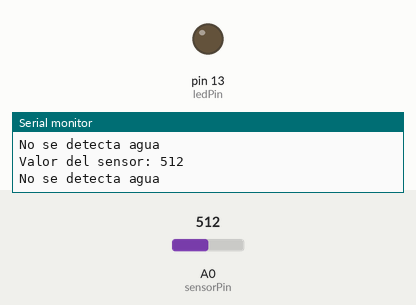
The sketch below on a simulated Arduino Uno, built with avr-gcc and run on an emulated ATmega328P. On the bench: output pins drawn as LEDs (lit = HIGH), the last lines printed to the serial monitor. The inputs (shaded band) are chosen by the test bench; at power-on: A0 (sensorPin) = 512.

Above: at 1.8 s.
1.9 s: A0 (sensorPin) set to 988
3.4 s: A0 (sensorPin) set to 1010
At 5.2 s:
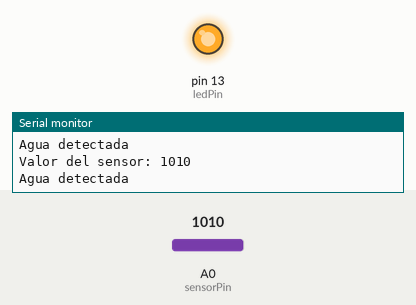
5.5 s: A0 (sensorPin) set to 990
At 7.0 s:
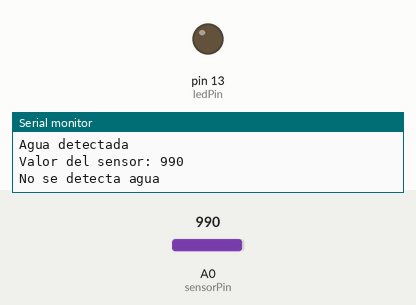
7.5 s: A0 (sensorPin) set to 1023
At 8.5 s:
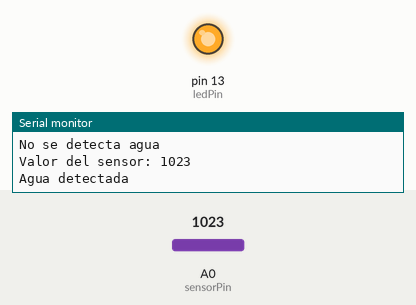
Timing chart, 0 to 10.5 s (numbered marks = the images above; inputs shaded):
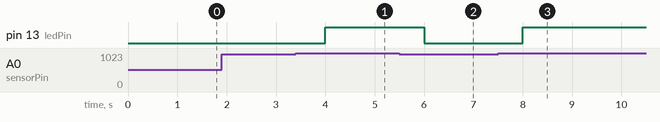

The sketch:

OK_sensor_agua.ino
```cpp
const int sensorPin = A0; // Pin analógico al que está conectado el pin OUT del sensor
const int ledPin = 13;    // Pin del LED integrado en la placa Arduino

void setup()
{
    pinMode(ledPin, OUTPUT); // Configura el pin del LED como salida
    Serial.begin(9600);      // Inicia la comunicación serie a 9600 bps
}

void loop()
{
    int sensorValue = analogRead(sensorPin); // Lee el estado del sensor

    // Imprime el valor del sensor en el monitor serie
    Serial.print("Valor del sensor: ");
    Serial.println(sensorValue);

    if (sensorValue > 1000)
    { // Ajusta este umbral según sea necesario
        Serial.println("Agua detectada");
        digitalWrite(ledPin, HIGH); // Enciende el LED
    }
    else
    {
        Serial.println("No se detecta agua");
        digitalWrite(ledPin, LOW); // Apaga el LED
    }

    delay(1000); // Espera 1 segundo antes de la siguiente lectura
}
```

Measured:
- the behaviour switches between 1000 and 1001 on A0 (sensorPin) (found by bisection; images 0 and 1)
- after the input at 3.4 s, pin 13 (ledPin): LOW → HIGH after 0.60 s
- after the input at 5.5 s, pin 13 (ledPin): HIGH → LOW after 0.50 s
- after the input at 7.5 s, pin 13 (ledPin): LOW → HIGH after 0.51 s
